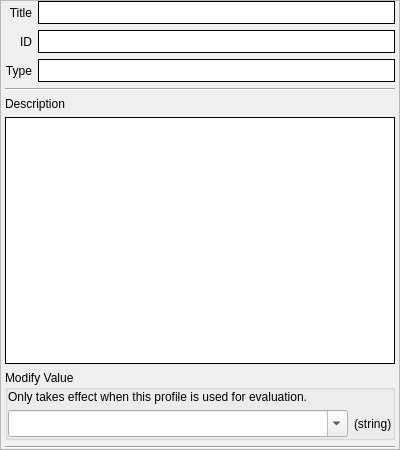
<?xml version="1.0" encoding="UTF-8"?>
<ui version="4.0">
 <class>XCCDFItemPropertiesDockWidget</class>
 <widget class="QDockWidget" name="XCCDFItemPropertiesDockWidget">
  <property name="geometry">
   <rect>
    <x>0</x>
    <y>0</y>
    <width>400</width>
    <height>450</height>
   </rect>
  </property>
  <property name="minimumSize">
   <size>
    <width>400</width>
    <height>104</height>
   </size>
  </property>
  <property name="windowTitle">
   <string>Selected Item Properties</string>
  </property>
  <widget class="QWidget" name="dockWidgetContents">
   <layout class="QVBoxLayout" name="verticalLayout">
    <property name="margin">
     <number>0</number>
    </property>
    <item>
     <widget class="QScrollArea" name="scrollArea">
      <property name="widgetResizable">
       <bool>true</bool>
      </property>
      <widget class="QWidget" name="scrollAreaWidgetContents">
       <property name="geometry">
        <rect>
         <x>0</x>
         <y>0</y>
         <width>388</width>
         <height>419</height>
        </rect>
       </property>
       <layout class="QGridLayout" name="gridLayout_2">
        <property name="leftMargin">
         <number>4</number>
        </property>
        <property name="topMargin">
         <number>0</number>
        </property>
        <property name="rightMargin">
         <number>4</number>
        </property>
        <property name="bottomMargin">
         <number>0</number>
        </property>
        <item row="7" column="0" colspan="2">
         <widget class="QGroupBox" name="valueGroupBox">
          <property name="sizePolicy">
           <sizepolicy hsizetype="Preferred" vsizetype="Minimum">
            <horstretch>0</horstretch>
            <verstretch>0</verstretch>
           </sizepolicy>
          </property>
          <property name="title">
           <string>Modify Value</string>
          </property>
          <property name="flat">
           <bool>true</bool>
          </property>
          <property name="checkable">
           <bool>false</bool>
          </property>
          <layout class="QGridLayout" name="gridLayout">
           <property name="margin">
            <number>0</number>
           </property>
           <item row="1" column="0">
            <widget class="QComboBox" name="valueComboBox">
             <property name="font">
              <font>
               <pointsize>12</pointsize>
              </font>
             </property>
             <property name="editable">
              <bool>true</bool>
             </property>
            </widget>
           </item>
           <item row="1" column="1">
            <widget class="QLabel" name="valueTypeLabel">
             <property name="sizePolicy">
              <sizepolicy hsizetype="Fixed" vsizetype="Preferred">
               <horstretch>0</horstretch>
               <verstretch>0</verstretch>
              </sizepolicy>
             </property>
             <property name="text">
              <string>(string)</string>
             </property>
            </widget>
           </item>
           <item row="0" column="0" colspan="2">
            <widget class="QLabel" name="label_2">
             <property name="font">
              <font>
               <pointsize>9</pointsize>
              </font>
             </property>
             <property name="text">
              <string>Only takes effect when this profile is used for evaluation.</string>
             </property>
             <property name="wordWrap">
              <bool>true</bool>
             </property>
            </widget>
           </item>
          </layout>
         </widget>
        </item>
        <item row="6" column="0" colspan="2">
         <widget class="QTextBrowser" name="descriptionBrowser">
          <property name="sizePolicy">
           <sizepolicy hsizetype="Expanding" vsizetype="Expanding">
            <horstretch>0</horstretch>
            <verstretch>0</verstretch>
           </sizepolicy>
          </property>
          <property name="styleSheet">
           <string notr="true">border: 1px solid #000;</string>
          </property>
         </widget>
        </item>
        <item row="1" column="1">
         <widget class="QLineEdit" name="idLineEdit">
          <property name="font">
           <font>
            <pointsize>12</pointsize>
           </font>
          </property>
          <property name="styleSheet">
           <string notr="true">border: 1px solid #000;</string>
          </property>
          <property name="frame">
           <bool>true</bool>
          </property>
          <property name="readOnly">
           <bool>true</bool>
          </property>
         </widget>
        </item>
        <item row="5" column="0" colspan="2">
         <widget class="QLabel" name="descriptionLabel">
          <property name="text">
           <string>Description</string>
          </property>
         </widget>
        </item>
        <item row="2" column="0">
         <widget class="QLabel" name="label">
          <property name="styleSheet">
           <string notr="true"/>
          </property>
          <property name="text">
           <string>Type</string>
          </property>
          <property name="alignment">
           <set>Qt::AlignRight|Qt::AlignTrailing|Qt::AlignVCenter</set>
          </property>
          <property name="margin">
           <number>5</number>
          </property>
         </widget>
        </item>
        <item row="2" column="1">
         <widget class="QLineEdit" name="typeLineEdit">
          <property name="font">
           <font>
            <pointsize>12</pointsize>
           </font>
          </property>
          <property name="styleSheet">
           <string notr="true">border: 1px solid #000;</string>
          </property>
          <property name="readOnly">
           <bool>true</bool>
          </property>
         </widget>
        </item>
        <item row="8" column="0" colspan="2">
         <widget class="Line" name="line">
          <property name="orientation">
           <enum>Qt::Horizontal</enum>
          </property>
         </widget>
        </item>
        <item row="0" column="0">
         <widget class="QLabel" name="titleLabel">
          <property name="styleSheet">
           <string notr="true"/>
          </property>
          <property name="text">
           <string>Title</string>
          </property>
          <property name="alignment">
           <set>Qt::AlignRight|Qt::AlignTrailing|Qt::AlignVCenter</set>
          </property>
          <property name="margin">
           <number>5</number>
          </property>
          <property name="buddy">
           <cstring>titleLineEdit</cstring>
          </property>
         </widget>
        </item>
        <item row="1" column="0">
         <widget class="QLabel" name="idLabel">
          <property name="styleSheet">
           <string notr="true"/>
          </property>
          <property name="text">
           <string>ID</string>
          </property>
          <property name="alignment">
           <set>Qt::AlignRight|Qt::AlignTrailing|Qt::AlignVCenter</set>
          </property>
          <property name="margin">
           <number>5</number>
          </property>
          <property name="buddy">
           <cstring>idLineEdit</cstring>
          </property>
         </widget>
        </item>
        <item row="0" column="1">
         <widget class="QLineEdit" name="titleLineEdit">
          <property name="font">
           <font>
            <pointsize>12</pointsize>
           </font>
          </property>
          <property name="styleSheet">
           <string notr="true">border: 1px solid #000;</string>
          </property>
          <property name="frame">
           <bool>true</bool>
          </property>
          <property name="readOnly">
           <bool>true</bool>
          </property>
         </widget>
        </item>
        <item row="4" column="0" colspan="2">
         <widget class="Line" name="line_2">
          <property name="orientation">
           <enum>Qt::Horizontal</enum>
          </property>
         </widget>
        </item>
       </layout>
      </widget>
     </widget>
    </item>
   </layout>
  </widget>
 </widget>
 <resources/>
 <connections/>
</ui>
